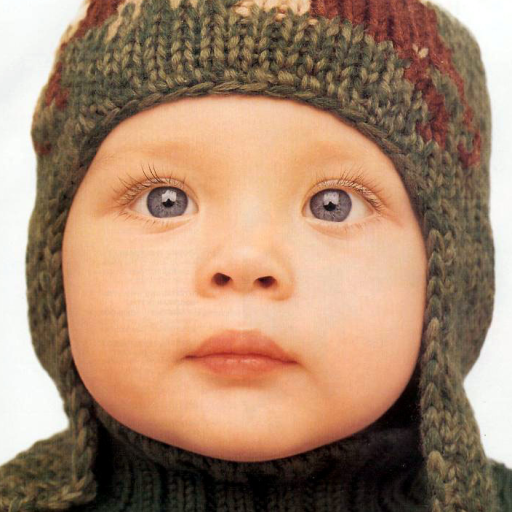
#> input picture PATCHES_CREATING_METHODS/Method3/Original_Image/baby_GT.png, 512 x 512 px
$ python Method_1.py
#> lines starting #> are read from the running program, lines starting #| are printed output that depends on the picture
from PIL import Image
import cv2
import numpy as np
from matplotlib import pyplot as plt
#(x,y,width,height)
im = Image.open("Method3/Original_Image/baby_GT.png")
#> im is the input picture: PIL image 512x512 RGB; mean R, G, B 166.9, 134.2, 109.5
im1 = im.crop((200,100,400,300))
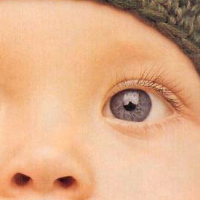
#> im1: PIL image 200x200 RGB; mean R, G, B 222.7, 172.8, 136.1
im1.save("Cropped_Image.png")
img1 = cv2.imread("Cropped_Image.png")
img_cvt=cv2.cvtColor(img1, cv2.COLOR_BGR2RGB)
cv2.imshow("Crop_img",img_cvt)
